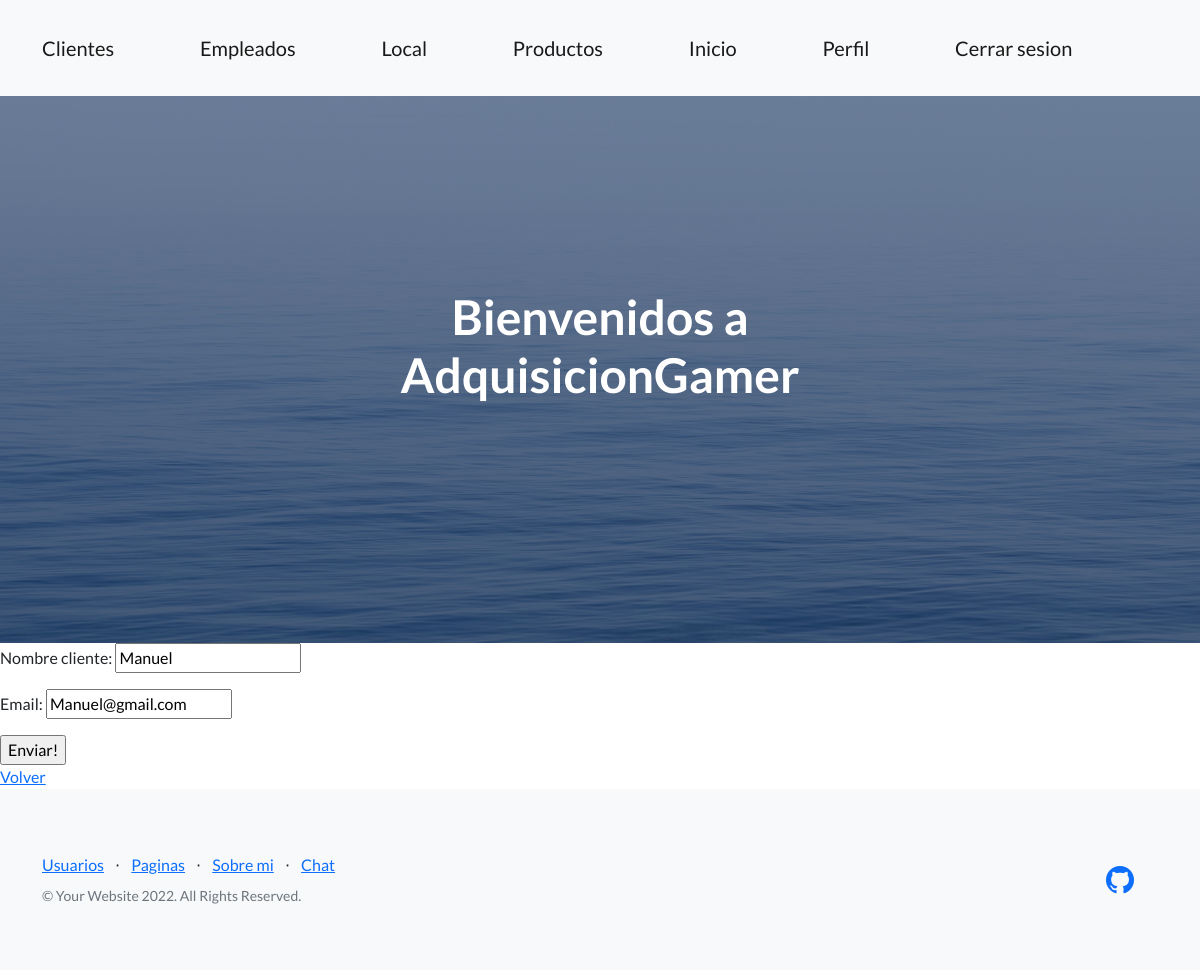
/Appfinal/modificar_cliente/1 (signed in), run on an earlier commit of the app's database.
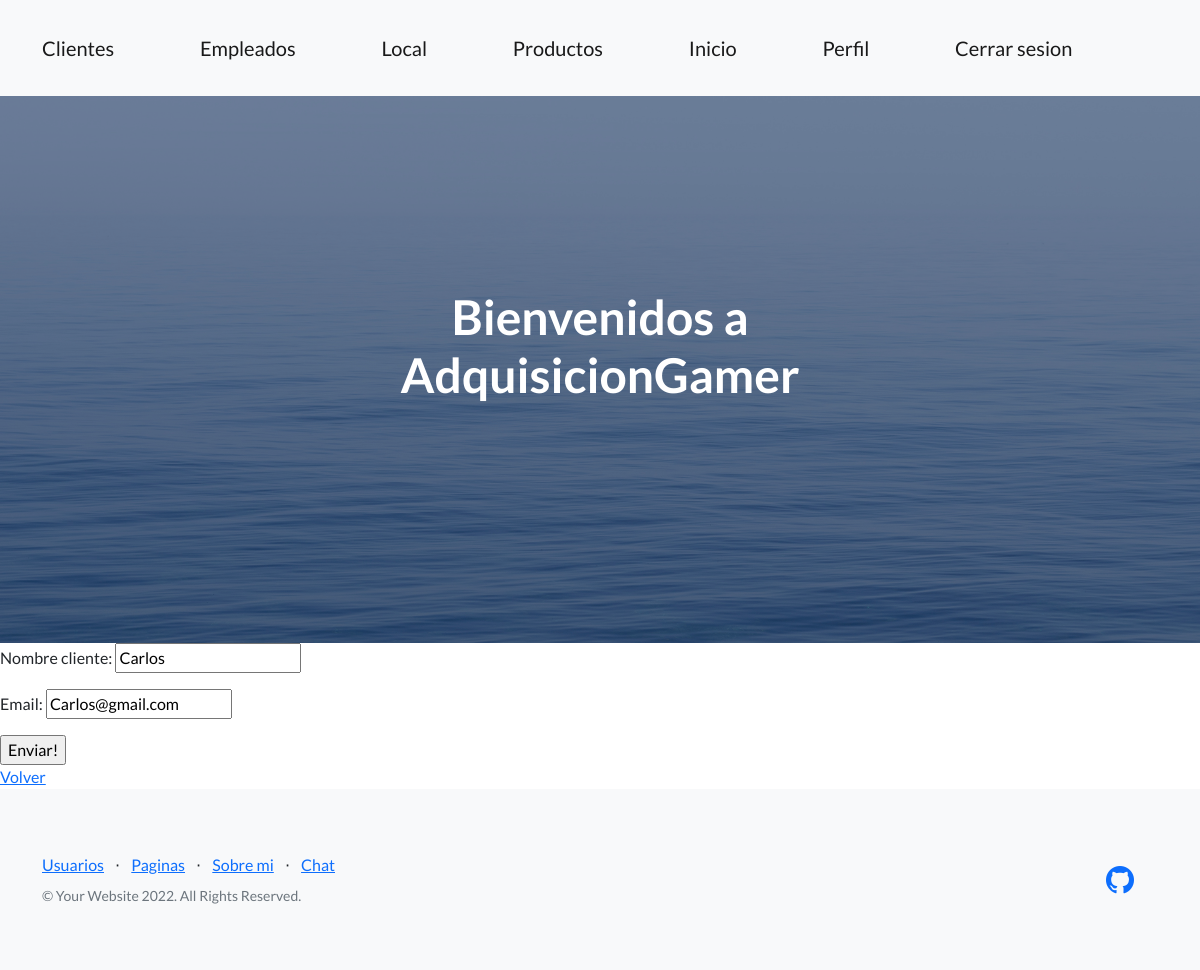
And on a later commit of the database.
### Appfinal/models.py (models this page shows, shortened)
class Cliente(models.Model):
    nombre_cliente = models.CharField(max_length=40)
    email = models.EmailField()
    fecha_de_creacion = models.DateTimeField(auto_now_add=True)

### Appfinal/views.py (the view)
# urls.py: path('modificar_cliente/<pk>', views.Modificar_cliente.as_view(), name="clienteModificar"),
class Modificar_cliente(LoginRequiredMixin, UpdateView):
    model = Cliente
    success_url = '/Appfinal/cliente/'
    fields = ['nombre_cliente', 'email']

### Appfinal/templates/Appfinal/cliente_form.html
{% extends "Appfinal/template_logueado.html" %}
{% load static %}
{% block B %}
    <form method="post"> {% csrf_token %}
        {{ form.as_p }}
         <input type="submit" value="Enviar!">
    </form>
    <a href="{% url 'clienteInicio'  %}">Volver</a>
{% endblock %}

What changed in the data, as far as the page shows it:
changed Cliente: nombre_cliente "Manuel" → "Carlos"; email "Manuel@gmail.com" → "Carlos@gmail.com"
